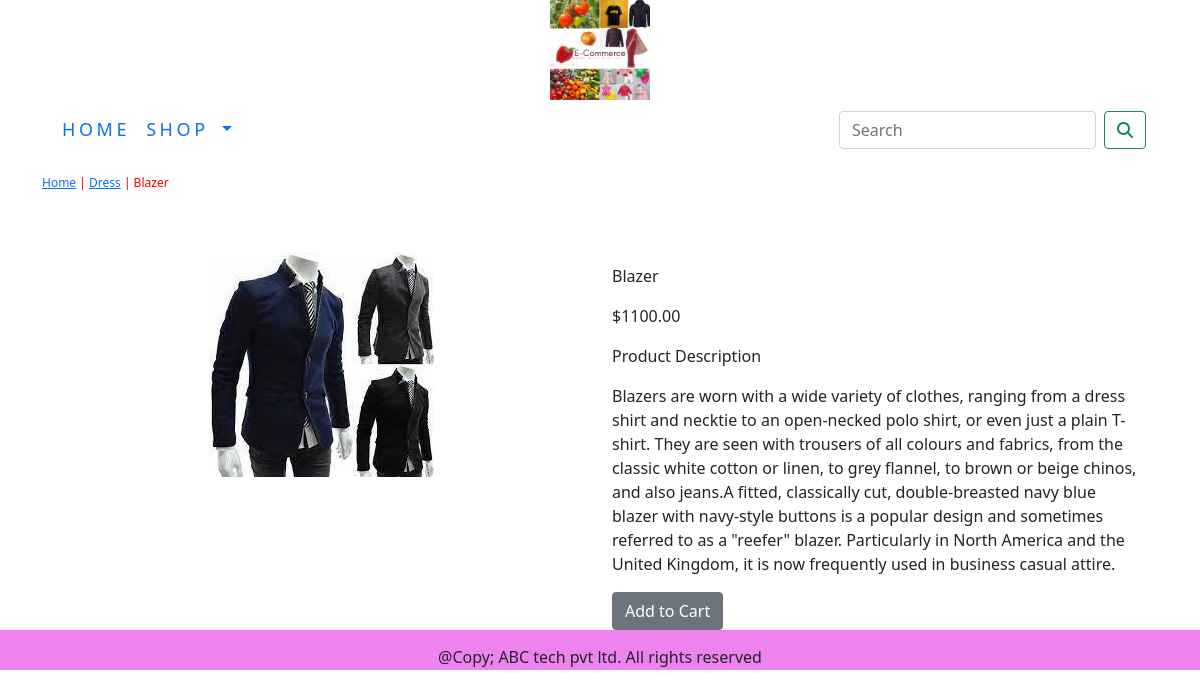
Page /shop/cotton-dress/blazer/ on the committed database.
### shop/models.py (models this page shows, shortened)
class Product(models.Model):
    name=models.CharField(max_length=250,unique=True)
    slug=models.SlugField(max_length=250,unique=True)
    description=models.TextField(blank=True)
    price=models.DecimalField(max_digits=10,decimal_places=2)
    category=models.ForeignKey(Category,on_delete=models.CASCADE)
    image=models.ImageField(upload_to='product',blank=True)
    stock=models.IntegerField()
    available=models.BooleanField(default=True)
    created=models.DateTimeField(auto_now_add=True)
    updated=models.DateTimeField(auto_now=True)
    class Meta:
        ordering=('name',)
        verbose_name = 'product'
        verbose_name_plural = 'products'

class Category(models.Model):
    name=models.CharField(max_length=250,unique=True)
    slug=models.SlugField(max_length=250,unique=True)
    description=models.TextField(blank=True)
    image=models.ImageField(upload_to='category',blank=True)
    class Meta:
        ordering=('name',)
        verbose_name='category'
        verbose_name_plural='categories'
    def get_url(self):
        return reverse('shop:products_by_category',args=[self.slug])
    def __str__(self):
        return '{}'.format(self.name)

### shop/views.py (the view)
# urls.py: path('<slug:c_slug>/<slug:product_slug>/',views.proDetail,name='prodCatdetail'),
def proDetail(request,c_slug,product_slug):
    try:
        product=Product.objects.get(category__slug=c_slug,slug=product_slug)
    except Exception as e:
        raise e
    return render(request,'product.html',{'product':product})

### cart/context_processors.py (called while the page is built)
def counter(request):
    item_count=0
    if 'admin' in request.path:
        return {}
    else:
        try:
            cart=Cart.objects.filter(cart_id=_cart_id(request))
            cart_items=CartItem.objects.all().filter(cart=cart[:1])
            for cart_item in cart_items:
                item_count += cart_item.quantity
        except:
            item_count = 0
    return dict(item_count=item_count)

### cart/views.py (called while the page is built)
def _cart_id(request):
    cart=request.session.session_key
    if not cart:
        cart=request.session.create()
    return cart

### shop/context_processors.py (called while the page is built)
def menu_links(request):
    links=Category.objects.all()
    return dict(links=links)

### templates/product.html (shortened to what this page needs)
{% extends 'base.html' %}
{% load static %}
{% block content %}
<div class="row my_prod_row_class">
    <div class="mx_auto">
        <p> <a href="{% url 'shop:allProdCat' %}">Home</a> | <a href ="{{product.category.get_url}}">{{product.category}}</a> | {{product.name}}</p>
    </div>
</div>
<div class="container">
<br>
<div class="row">
    <div class="col-12 col-sm-12 col-md-12 col-lg-6 text-center">
        <div style="min-width:18rem">
            <img src="{{product.image.url}}" alt="{{product.name}}">
        </div>
    </div>
        <div class="col-12 col-sm-12 col-md-12 col-lg-6">
            <h1 class="my_prod_title">{{product.name}}</h1>
            <p>${{product.price}}</p>
            <p class="my_title"> Product Description</p>
            <p class="text-justify my_prod_text">{{product.description}}</p>
            {% if  product.stock <= 0 %}
            <p class="text-justify my_prod_text"><b>Out of Stock</b></p>
            {% else %}
            <a class="btn btn-secondary" href="{% url 'cart:add_cart' product.id %}">Add to Cart</a>
            {% endif %}
        </div>
    </div>
</div>
{% endblock %}

### static/css/custom.css (style rules this page uses)
body { font-family: 'Roboto', sans-serif; }
.my_title { font-size:16px; text_transform:uppercase; letter_spacing:.2em; }
.my_prod_row_class { padding-top:15px; padding-bottom:20px; }
.my_prod_row_class .mx_auto { color:#F00; font-size:12px; text-decoration:none; }
.my_prod_title { font-size:16px; text_transform:uppercase; letter_spacing:.2em; padding-top:15px; padding-bottom:10px; }
.my_prod_text { padding=right:20px; }

### rows in the picture
Product: category "Dress", name "Blazer", image (picture), price "1100.00", description "Blazers are worn with a wide variety of clothes, ranging from a dress shirt and necktie to an open-necked polo shirt, or even just a plain T-shirt. They are seen with trousers of all colours and fabrics, from the classic white cotton or linen, to grey flannel, to brown or beige chinos, and also jeans.A fitted, classically cut, double-breasted navy blue blazer with navy-style buttons is a popular design and sometimes referred to as a \"reefer\" blazer. Particularly in North America and the United Kingdom, it is now frequently used in business casual attire."
